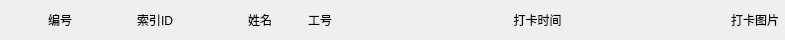
<?xml version="1.0" encoding="UTF-8"?>
<ui version="4.0">
 <class>FaceListHeader</class>
 <widget class="QWidget" name="FaceListHeader">
  <property name="geometry">
   <rect>
    <x>0</x>
    <y>0</y>
    <width>785</width>
    <height>40</height>
   </rect>
  </property>
  <property name="minimumSize">
   <size>
    <width>0</width>
    <height>40</height>
   </size>
  </property>
  <property name="maximumSize">
   <size>
    <width>16777215</width>
    <height>40</height>
   </size>
  </property>
  <property name="windowTitle">
   <string>Form</string>
  </property>
  <layout class="QHBoxLayout" name="horizontalLayout">
   <property name="spacing">
    <number>0</number>
   </property>
   <property name="leftMargin">
    <number>0</number>
   </property>
   <property name="topMargin">
    <number>0</number>
   </property>
   <property name="rightMargin">
    <number>0</number>
   </property>
   <property name="bottomMargin">
    <number>0</number>
   </property>
   <item>
    <widget class="QLabel" name="label">
     <property name="minimumSize">
      <size>
       <width>40</width>
       <height>0</height>
      </size>
     </property>
     <property name="maximumSize">
      <size>
       <width>40</width>
       <height>16777215</height>
      </size>
     </property>
     <property name="text">
      <string/>
     </property>
    </widget>
   </item>
   <item>
    <widget class="QLabel" name="lb_number">
     <property name="minimumSize">
      <size>
       <width>40</width>
       <height>0</height>
      </size>
     </property>
     <property name="maximumSize">
      <size>
       <width>40</width>
       <height>16777215</height>
      </size>
     </property>
     <property name="text">
      <string>编号</string>
     </property>
     <property name="alignment">
      <set>Qt::AlignCenter</set>
     </property>
    </widget>
   </item>
   <item>
    <widget class="QLabel" name="lb_indexId">
     <property name="minimumSize">
      <size>
       <width>150</width>
       <height>0</height>
      </size>
     </property>
     <property name="maximumSize">
      <size>
       <width>150</width>
       <height>16777215</height>
      </size>
     </property>
     <property name="text">
      <string>索引ID</string>
     </property>
     <property name="alignment">
      <set>Qt::AlignCenter</set>
     </property>
    </widget>
   </item>
   <item>
    <widget class="QLabel" name="lb_name">
     <property name="minimumSize">
      <size>
       <width>60</width>
       <height>0</height>
      </size>
     </property>
     <property name="maximumSize">
      <size>
       <width>60</width>
       <height>16777215</height>
      </size>
     </property>
     <property name="text">
      <string>姓名</string>
     </property>
     <property name="alignment">
      <set>Qt::AlignCenter</set>
     </property>
    </widget>
   </item>
   <item>
    <widget class="QLabel" name="lb_staffId">
     <property name="minimumSize">
      <size>
       <width>60</width>
       <height>0</height>
      </size>
     </property>
     <property name="maximumSize">
      <size>
       <width>60</width>
       <height>16777215</height>
      </size>
     </property>
     <property name="text">
      <string>工号</string>
     </property>
     <property name="alignment">
      <set>Qt::AlignCenter</set>
     </property>
    </widget>
   </item>
   <item>
    <widget class="QLabel" name="lb_attendTime">
     <property name="text">
      <string>打卡时间</string>
     </property>
     <property name="alignment">
      <set>Qt::AlignCenter</set>
     </property>
    </widget>
   </item>
   <item>
    <widget class="QLabel" name="lb_picture">
     <property name="minimumSize">
      <size>
       <width>60</width>
       <height>0</height>
      </size>
     </property>
     <property name="maximumSize">
      <size>
       <width>60</width>
       <height>16777215</height>
      </size>
     </property>
     <property name="text">
      <string>打卡图片</string>
     </property>
     <property name="alignment">
      <set>Qt::AlignCenter</set>
     </property>
    </widget>
   </item>
  </layout>
 </widget>
 <resources/>
 <connections/>
</ui>
